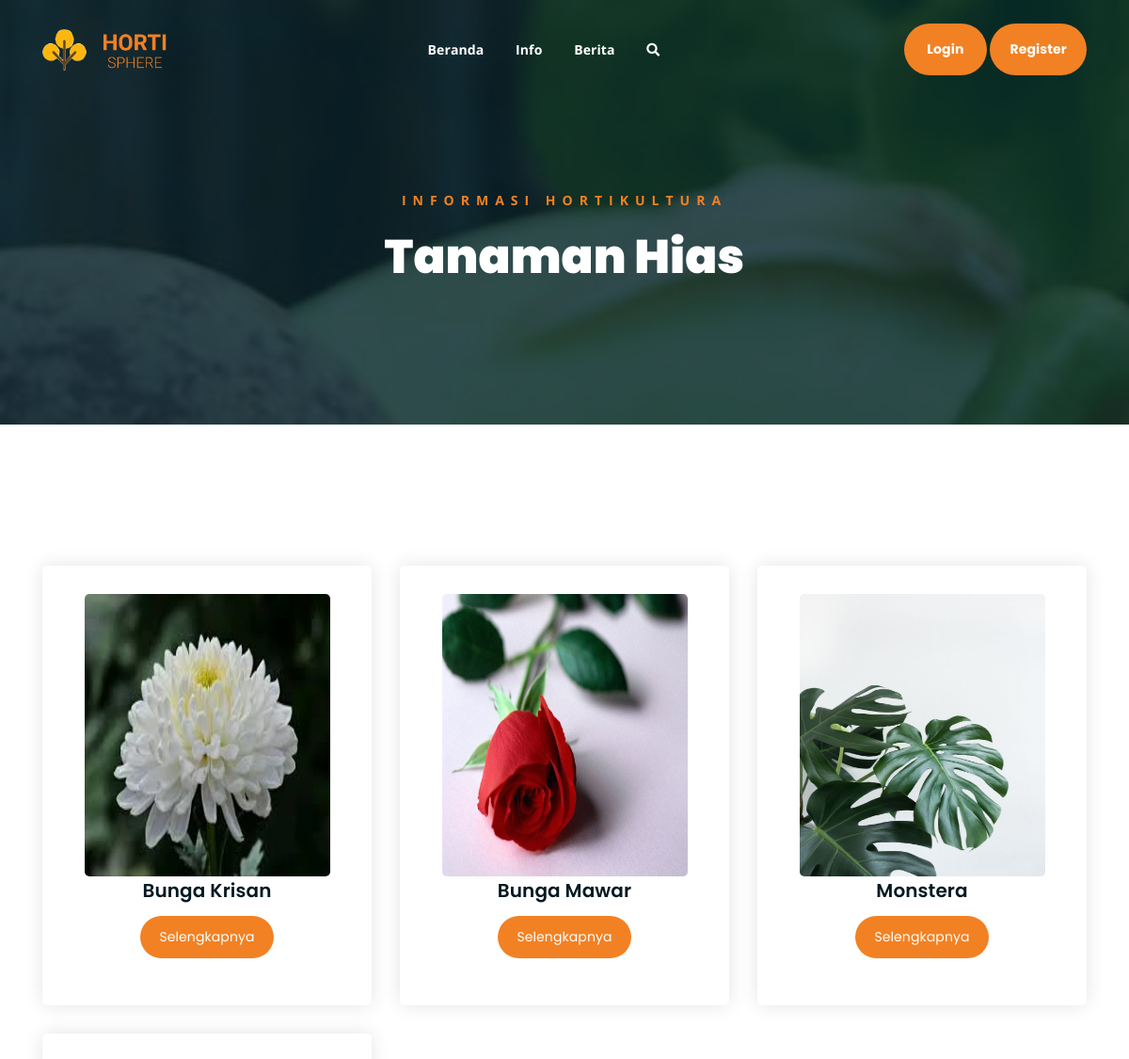
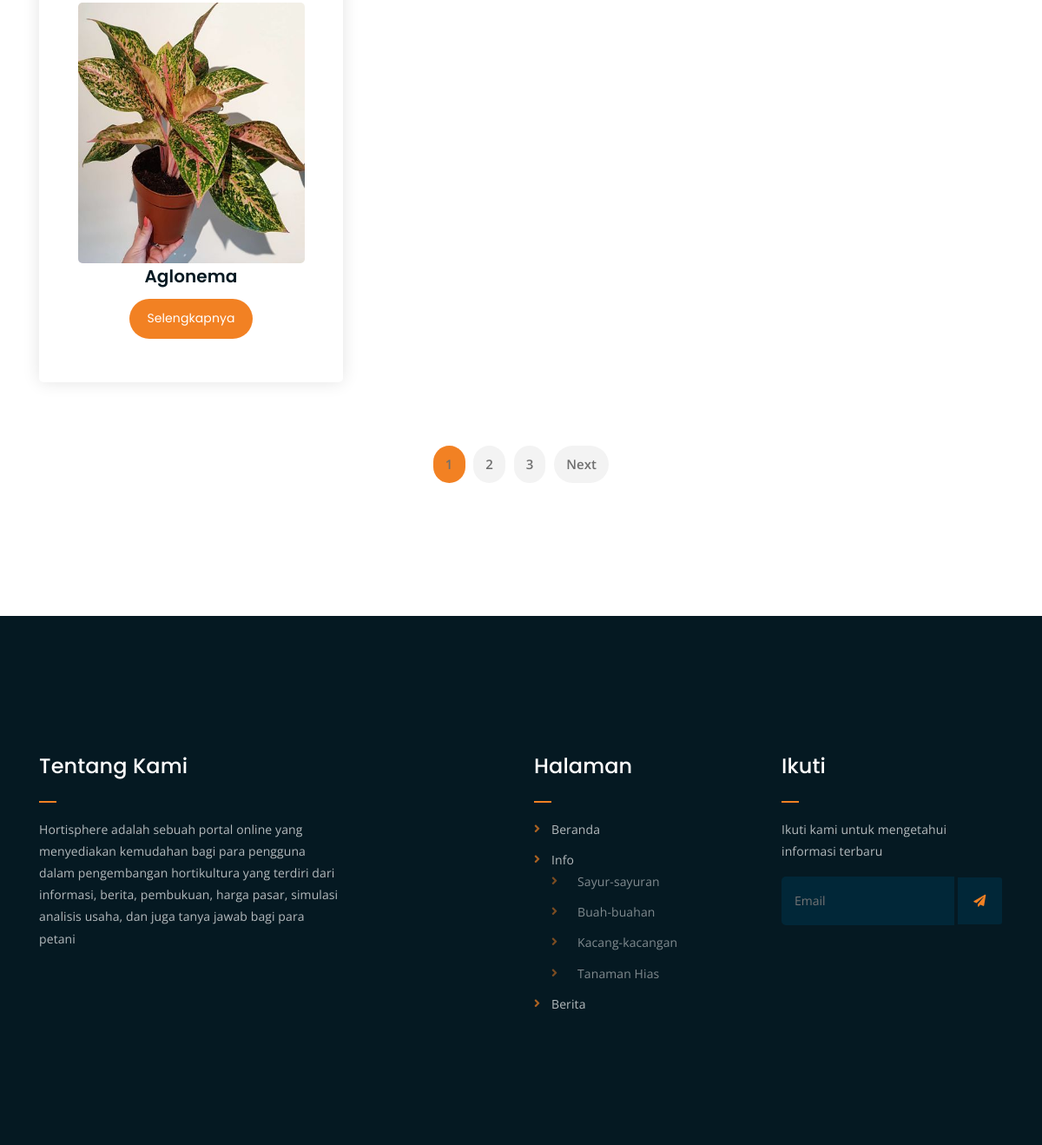
Page /index.php/c_info/tanamanhias on the committed database (2 pictures, top to bottom).
### tables this page shows
CREATE TABLE `informasi` (
  `id_info` int(20) NOT NULL,
  `id_user` int(20) NOT NULL,
  `tanggal_tambah` timestamp NOT NULL DEFAULT CURRENT_TIMESTAMP ON UPDATE CURRENT_TIMESTAMP,
  `jenis` enum('Sayur','Buah','Kacang','Tanaman Hias') NOT NULL,
  `nama_komoditas` varchar(255) NOT NULL,
  `deskripsi_komoditas` longtext,
  `gambar_komoditas` varchar(255) DEFAULT 'default.jpg',
  `persiapan` longtext,
  `pembibitan` longtext,
  `penanaman` longtext,
  `pemeliharaan` longtext,
  `obat_pertanian` longtext
);

### application/controllers/C_info.php (called while the page is built, shortened)
<?php
class C_info extends CI_Controller
{
    public function __construct()
    {
      $this->load->library('session');
      $this->load->helper('url');
      $this->load->library('upload');
      $this->load->library('pagination');
      $this->load->model('M_info');
    }
    public function tanamanhias()
    {
        $data['hortisphere'] = $this->M_info->lihatData_info();
        $this->load->view('templates/header1');
        $this->load->view('info/v_info_tanaman_hias',$data);
        $this->load->view('templates/footer');
    }
}

### index.php (called while the page is built, shortened)
<?php
require_once BASEPATH.'core/CodeIgniter.php';

### application/models/M_info.php (called while the page is built, shortened)
<?php
class M_info extends CI_Model
{
    public function lihatData_info()
    {
        return $this->db->from('informasi')->get()->result();
    }
}

### application/views/info/v_info_tanaman_hias.php (the view)
<div class="breadcrumb-section breadcrumb-bg">
		<div class="container">
			<div class="row">
				<div class="col-lg-8 offset-lg-2 text-center">
					<div class="breadcrumb-text">
						<p>Informasi Hortikultura</p>
						<h1>Tanaman Hias</h1>
					</div>
				</div>
			</div>
		</div>
	</div>
	<div class="product-section mt-150 mb-150">
		<div class="container">
			<div class="row product-lists">
			<?php
                foreach ($hortisphere as $info) : ?>
				<div class="col-lg-4 col-md-6 text-center">
				<form class="form-horizontal" method="post" action="<?php echo base_url() . 'C_info/tanamanhias' . $info->id_info ?>">
				<?php if($info->jenis=='Tanaman Hias'): ?>
					<div class="single-product-item">
						<div class="product-image">
							<img src="<?php echo base_url('upload/komoditas/'.$info->gambar_komoditas) ?>" height="300" width="100" style="display: block; margin: auto;"/>
						</div>
						<h3><?php echo $info->nama_komoditas ?></h3>
						<a href="<?=base_url()?>C_info/detail_info/<?=$info->id_info?>" class="cart-btn"></i> Selengkapnya</a>
					</div>
					<?php endif; ?>
					</form>
				</div>
				<?php endforeach; ?>
			</div>
			<div class="row">
				<div class="col-lg-12 text-center">
					<div class="pagination-wrap">
						<ul>
							<li><a class="active" href="#">1</a></li>
							<li><a href="#">2</a></li>
							<li><a href="#">3</a></li>
							<li><a href="#">Next</a></li>
						</ul>
					</div>
				</div>
			</div>
		</div>
	</div>

### assets/css/main.css (style rules this page uses)
html { font-size: 14px; font-weight: 400; line-height: 28px; height: 100%; }
body { font-family: "Open Sans", sans-serif; font-weight: 400; font-size: 1rem; letter-spacing: 0.1px; line-height: 1.8; color: #051922; overflow-x: hidden; }
body img { max-width: 100%; }
a { cursor: pointer; text-decoration: none; -webkit-transition: all 0.2s ease-in-out; -o-transition: all 0.2s ease-in-out; transition: all 0.2s ease-in-out; }
h1, .h1, h2, .h2, h3, .h3, h4, .h4, h5, .h5, h6, .h6 { font-family: "Poppins", sans-serif; font-weight: 700; margin: 0 0 1.25rem 0; color: #051922; }
h1:last-child, .h1:last-child, h2:last-child, .h2:last-child, h3:last-child, .h3:last-child, h4:last-child, .h4:last-child, h5:last-child, .h5:last-child, h6:last-child, .h6:last-child { margin: 0; }
h1, .h1 { font-size: 4rem; font-weight: 700; line-height: 4rem; }
h3, .h3 { font-size: 2rem; font-weight: 700; line-height: 2.25rem; }
p { font-family: "Open Sans", sans-serif; font-weight: 400; font-size: 1rem; letter-spacing: 0.1px; line-height: 1.8; color: #051922; margin: 0 0 1.25rem 0; }
.mt-150 { margin-top: 150px; }
.mb-150 { margin-bottom: 150px; }
a.boxed-btn, a.bordered-btn, a.cart-btn { border-radius: 50px; }
.breadcrumb-bg { background-image: url(../img/breadcrumb-bg.jpg); }
.breadcrumb-text p { color: #F28123; font-weight: 700; text-transform: uppercase; letter-spacing: 7px; }
.breadcrumb-text h1 { font-size: 50px; font-weight: 900; color: #fff; margin: 0; margin-top: 20px; }
.breadcrumb-section { padding: 150px 0; background-size: cover; background-position: center center; position: relative; z-index: 1; background-attachment: fixed; padding-top: 200px; }
.breadcrumb-section:after { position: absolute; left: 0; top: 0; width: 100%; height: 100%; content: ""; background-color: #07212e; z-index: -1; opacity: 0.8; }
.pagination-wrap ul li a { -webkit-transition: 0.3s; -o-transition: 0.3s; transition: 0.3s; }
.product-image img { -webkit-transition: 0.3s; -o-transition: 0.3s; transition: 0.3s; }
a.cart-btn { -webkit-transition: 0.3s; -o-transition: 0.3s; transition: 0.3s; }
.single-product-item { -webkit-transition: 0.3s; -o-transition: 0.3s; transition: 0.3s; }
html, body { height: 100%; }
.pagination-wrap { margin-top: 40px; }
.pagination-wrap ul { margin: 0; padding: 0; list-style: none; }
.pagination-wrap ul li { display: inline-block; }
.pagination-wrap ul li a { color: #6f6f6f; font-size: 15px; background-color: #f3f3f3; display: inline-block; padding: 8px 14px; border-radius: 5px; margin: 3px; font-weight: 600; border-radius: 50px; }
.pagination-wrap ul li a.active { background-color: #F28123; }
.single-product-item { margin-bottom: 30px; }
.product-image { padding: 30px; padding-bottom: 0; }
.product-image img { width: 90%; border-radius: 5px; margin-bottom: 20px; }
.single-product-item h3 { font-size: 20px; font-weight: 600; margin-bottom: 10px; }
a.cart-btn { font-family: 'Poppins', sans-serif; display: inline-block; background-color: #F28123; color: #fff; padding: 10px 20px; }
.single-product-item { -webkit-box-shadow: 0 0 20px #e4e4e4; box-shadow: 0 0 20px #e4e4e4; padding-bottom: 50px; border-radius: 5px; }

### rows in the picture
informasi: gambar_komoditas (picture), nama_komoditas "Bunga Krisan"
informasi: gambar_komoditas (picture), nama_komoditas "Bunga Mawar"
informasi: gambar_komoditas (picture), nama_komoditas "Monstera"
informasi: gambar_komoditas (picture), nama_komoditas "Aglonema"
